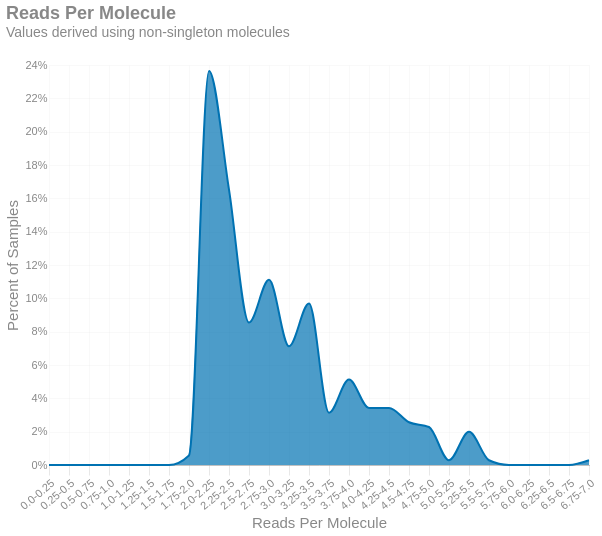

Notebook source saved alongside this figure:
### Markdown cell above
### Reads per molecule
This distribution shows the average number of reads per inferred molecule across your samples.

### Code cell
_hist = binned_histogram(aggregate_df['Reads/Molecule'], 0.25, True)
with SafeRender(_hist):
    (
        alt.Chart(_hist)
        .mark_area(interpolate = "monotone")
        .encode(
            x=alt.X('interval:O')
                .axis(title='Reads Per Molecule', tickMinStep=0.5, labelAngle=-40)
                .scale(domainMin=0,padding=0),
            y=alt.Y('proportion:Q', title='Percent of Samples').axis(format = '%'),
            tooltip = [
                alt.Tooltip('interval', title = "Reads Per Molecule"),
                alt.Tooltip('proportion', title = "Percent of Samples").format('.1%')
            ]
        )
        .properties(
            title=alt.Title('Reads Per Molecule', subtitle = 'Values derived using non-singleton molecules'),
            usermeta={'embedOptions': {'downloadFileName': f'alignments.readspermol'}}
        )
    ).display()

### Figure 1 — Vega-Lite specification as saved in the notebook (floating-point values rounded to 4 significant figures)
{"width": "container", "height": 400, "config": {"title": {"anchor": "start", "dy": -15, "fontSize": 18, "color": "#888888", "subtitleColor": "#888888", "subtitleFontSize": 14}, "arc": {"fill": "#0072B2"}, "axis": {"domainColor": "#888888", "domainWidth": 0.5, "gridWidth": 0.2, "grid": false, "titleFontWeight": 400, "titleFontSize": 15, "labelFontSize": 11, "labelColor": "#888888", "tickColor": "#888888", "tickWidth": 0.2, "titleColor": "#888888"}, "axisBand": {"grid": false}, "axisX": {"grid": true, "tickSize": 10, "domainCap": "round"}, "axisY": {"domain": false, "grid": true, "tickSize": 0, "domainCap": "round"}, "background": "transparent", "header": {"labelFontSize": 15, "labelColor": "#888888", "titleFontSize": 15, "titleFontWeight": 600, "titleColor": "#888888"}, "legend": {"labelFont": "sans-serif", "labelFontSize": 12, "labelColor": "#888888", "symbolSize": 100, "symbolType": "circle", "titleFontSize": 12, "titlePadding": 10, "titleColor": "#888888", "title": null}, "range": {"category": ["#E69F00", "#56B4E9", "#009E73", "#F0E442", "#0072B2", "#D55E00", "#CC79A7", "#000000"], "diverging": ["#cfe8f3", "#a2d4ec", "#73bfe2", "#46abdb", "#1696d2", "#12719e"]}, "area": {"fill": "#0072B2", "fillOpacity": 0.7, "line": true, "strokeOpacity": 0.7}, "line": {"color": "#0072B2", "stroke": "#0072B2", "strokeWidth": 2}, "trail": {"color": "#0072B2", "stroke": "#0072B2", "strokeWidth": 0, "size": 1}, "point": {"filled": true, "fillOpacity": 1.0, "size": 95}, "text": {"color": "#888888", "fontSize": 11, "align": "right", "fontWeight": 400, "size": 11}, "bar": {"fill": "#0072B2", "stroke": null}, "view": {"stroke": null, "continuousWidth": 660, "continuousHeight": 400}}, "data": {"name": "data-562727f1201d82831239d450c11cf1e5"}, "mark": {"type": "area", "interpolate": "monotone"}, "encoding": {"tooltip": [{"field": "interval", "title": "Reads Per Molecule", "type": "nominal"}, {"field": "proportion", "format": ".1%", "title": "Percent of Samples", "type": "quantitative"}], "x": {"axis": {"title": "Reads Per Molecule", "tickMinStep": 0.5, "labelAngle": -40}, "field": "interval", "scale": {"domainMin": 0, "padding": 0}, "type": "ordinal"}, "y": {"axis": {"format": "%"}, "field": "proportion", "title": "Percent of Samples", "type": "quantitative"}}, "title": {"text": "Reads Per Molecule", "subtitle": "Values derived using non-singleton molecules"}, "usermeta": {"embedOptions": {"downloadFileName": "alignments.readspermol"}}, "$schema": "https://vega.github.io/schema/vega-lite/v6.1.0.json", "datasets": {"data-562727f1201d82831239d450c11cf1e5": [{"bin": "0.0", "interval": "0.0-0.25", "proportion": 0.0}, {"bin": "0.25", "interval": "0.25-0.5", "proportion": 0.0}, {"bin": "0.5", "interval": "0.5-0.75", "proportion": 0.0}, {"bin": "0.75", "interval": "0.75-1.0", "proportion": 0.0}, {"bin": "1.0", "interval": "1.0-1.25", "proportion": 0.0}, {"bin": "1.25", "interval": "1.25-1.5", "proportion": 0.0}, {"bin": "1.5", "interval": "1.5-1.75", "proportion": 0.0}, {"bin": "1.75", "interval": "1.75-2.0", "proportion": 0.005698}, {"bin": "2.0", "interval": "2.0-2.25", "proportion": 0.2365}, {"bin": "2.25", "interval": "2.25-2.5", "proportion": 0.1652}, {"bin": "2.5", "interval": "2.5-2.75", "proportion": 0.08547}, {"bin": "2.75", "interval": "2.75-3.0", "proportion": 0.1111}, {"bin": "3.0", "interval": "3.0-3.25", "proportion": 0.07123}, {"bin": "3.25", "interval": "3.25-3.5", "proportion": 0.09687}, {"bin": "3.5", "interval": "3.5-3.75", "proportion": 0.03134}, {"bin": "3.75", "interval": "3.75-4.0", "proportion": 0.05128}, {"bin": "4.0", "interval": "4.0-4.25", "proportion": 0.03419}, {"bin": "4.25", "interval": "4.25-4.5", "proportion": 0.03419}, {"bin": "4.5", "interval": "4.5-4.75", "proportion": 0.02564}, {"bin": "4.75", "interval": "4.75-5.0", "proportion": 0.02279}, {"bin": "5.0", "interval": "5.0-5.25", "proportion": 0.002849}, {"bin": "5.25", "interval": "5.25-5.5", "proportion": 0.01994}, {"bin": "5.5", "interval": "5.5-5.75", "proportion": 0.002849}, {"bin": "5.75", "interval": "5.75-6.0", "proportion": 0.0}, {"bin": "6.0", "interval": "6.0-6.25", "proportion": 0.0}, {"bin": "6.25", "interval": "6.25-6.5", "proportion": 0.0}, {"bin": "6.5", "interval": "6.5-6.75", "proportion": 0.0}, {"bin": "6.75", "interval": "6.75-7.0", "proportion": 0.002849}]}}
